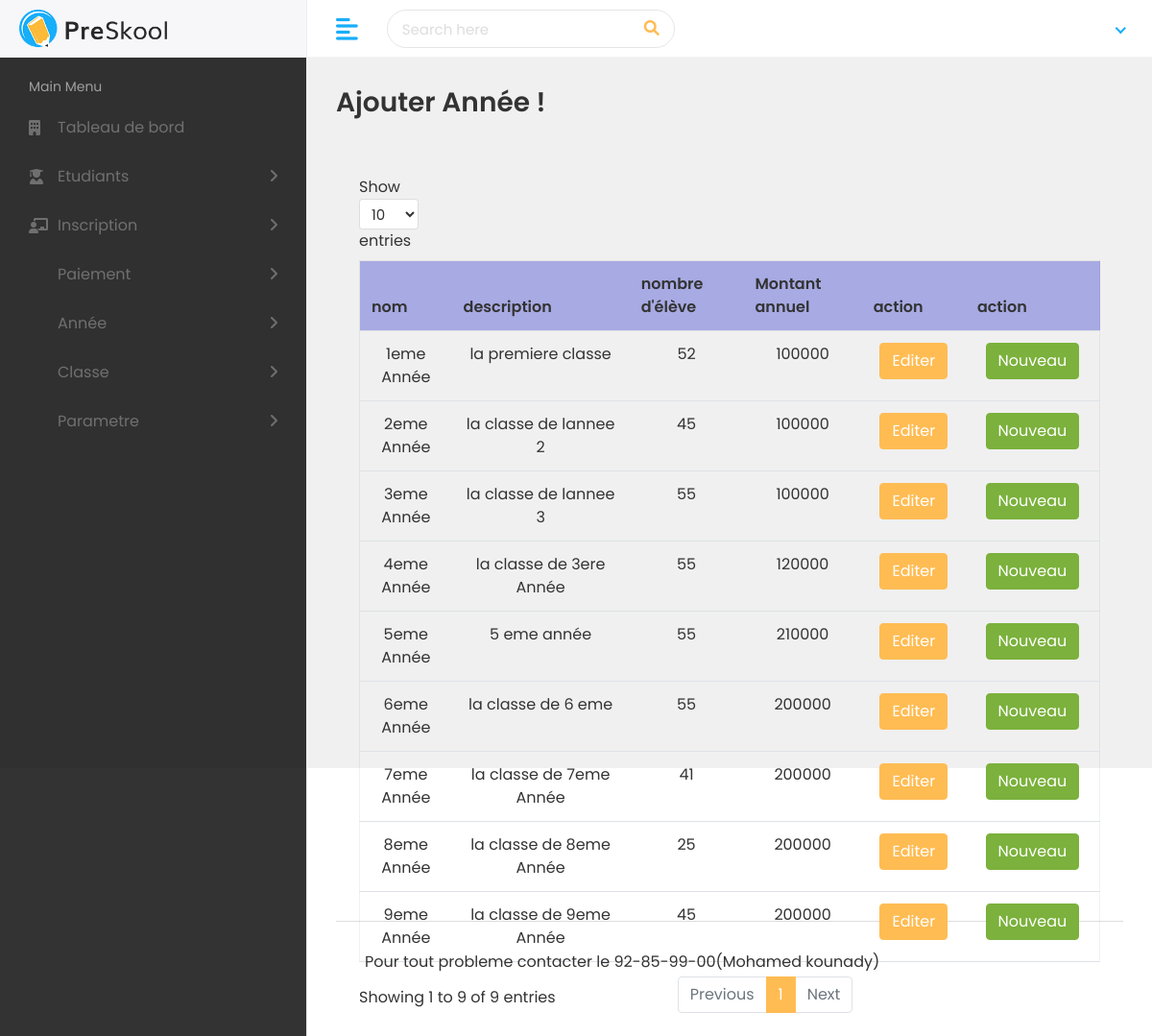
Screenshot of /pages/listeClasse.php (signed in) with the database file from the repository.
### tables this page shows
CREATE TABLE `classe` (
  `id_classe` int(11) NOT NULL,
  `nomClasse` varchar(50) NOT NULL,
  `description` varchar(255) NOT NULL,
  `nbre_par_classe` int(11) NOT NULL,
  `montant_annuelle` int(11) NOT NULL
);

### pages/listeClasse.php (the view, shortened to what this page needs)
<?php
require '../includes/head.php';
require_once("../codePHP/connexion.php");
$req=$pdo->prepare("SELECT * FROM classe");
$req->execute();
?>
<div class="header">
<div class="header-left">
<a href="index.html" class="logo">
<img src="../assets/img/logo.png" alt="Logo">
</a>
</div>
<a href="javascript:void(0);" id="toggle_btn">
<i class="fas fa-align-left"></i>
</a>
<div class="top-nav-search">
<form>
<input type="text" class="form-control" placeholder="Search here">
<button class="btn" type="submit"><i class="fas fa-search"></i></button>
</form>
</div>
<?php  require '../includes/sous.php'; ?>
</div>
<?php  require '../includes/nav.php'; ?>
<div class="page-wrapper">
<div class="content container-fluid">
<div class="page-header">
<div class="row align-items-center">
<div class="col">
<h3 class="page-title">Ajouter Année !</h3>
</div>
</div>
</div>
<body>
<div class="main-wrapper">
<div class="card-body">
<div class="table-responsive">
<table class="datatable table table-stripped">
<thead>
<tr style="background-color:rgba(0,11,200,.3);">
<th>nom</th>
<th>description</th>
<th>nombre d'élève</th>
<th>Montant annuel</th>
<th>action</th>
<th>action</th>
</tr>
</thead>
<tbody align="center">
<?php foreach($req as $resultat){ ?>
<tr>
<td><?php echo $resultat['nomClasse']; ?></td>
<td><?php echo $resultat['description']; ?></td>
<td><?php echo $resultat['nbre_par_classe']; ?></td>
<td><?php echo $resultat['montant_annuelle']; ?></td>
<td><a href="editerClasse.php?id_classe=<?php echo $resultat['id_classe']; ?>"><input type="submit" class="btn btn-primary" value="Editer"></a></td>
<td><a href="ajouterClasse.php"><input type="submit" class="btn btn-success" value="Nouveau"></a></td>
</tr>
<?php } ?>
</tbody>
</table>
</div>
</div>
</div>
<footer>
<p>Pour tout probleme contacter le 92-85-99-00(Mohamed kounady)</p>
</footer>
</div>
</div>
</body>
</html>

### includes/head.php (shortened to what this page needs)
<!DOCTYPE html>
<html lang="en">
<head>
<link rel="stylesheet" href="https://cdnjs.cloudflare.com/ajax/libs/font-awesome/6.0.0-beta3/css/all.min.css">
<link rel="stylesheet" href="../assets/plugins/bootstrap/css/bootstrap.min.css">
<link rel="stylesheet" href="../assets/plugins/fontawesome/css/fontawesome.min.css">
<link rel="stylesheet" href="../assets/plugins/fontawesome/css/all.min.css">
<link rel="stylesheet" href="../assets/css/style.css">
</head>
<body>
<div class="main-wrapper" style="background-color:rgb(240, 240, 240);">

### includes/sous.php (shortened to what this page needs)
<ul class="nav user-menu">
<li class="nav-item dropdown has-arrow">
<a href="#" class="dropdown-toggle nav-link" data-bs-toggle="dropdown">
</a>
</li>
</ul>

### includes/nav.php (shortened to what this page needs)
<div class="sidebar" id="sidebar" style="background-color: rgba(0, 0, 0,.8);">
<div class="sidebar-inner slimscroll">
<div id="sidebar-menu" class="sidebar-menu">
<ul>
<li class="menu-title">
<span>Main Menu</span>
</li>
<li>
<a href="dashboard.php"><i class="fas fa-building"></i> <span>Tableau de bord </span></a>
</li>
<li class="submenu">
<a href="#"><i class="fas fa-user-graduate"></i> <span> Etudiants</span> <span class="menu-arrow"></span></a>
</li>
<li class="submenu">
<a href="#"><i class="fas fa-chalkboard-teacher"></i> <span> Inscription</span> <span class="menu-arrow"></span></a>
</li>
<li class="submenu">
<a href="#"><i class="fas fa-chalkboard-moo11"></i> <span> Paiement</span> <span class="menu-arrow"></span></a>
</li>
<li class="submenu">
<a href="#"><i class="fas fa-chalkboard-mooo"></i> <span> Année</span> <span class="menu-arrow"></span></a>
</li>
<li class="submenu">
<a href="#"><i class="fas fa-chalkboard-mooo2"></i> <span> Classe</span> <span class="menu-arrow"></span></a>
</li>
<li class="submenu">
<a href="#"><i class="fas fa-chalkboard-mooo2"></i> <span> Parametre</span> <span class="menu-arrow"></span></a>
</li>
</ul>
</div>
</div>
</div>

### includes/nav.php (style rules this page uses)
a { color: red; }

### rows the page displays
classe: nomClasse "1eme Année", description "la premiere classe", nbre_par_classe "52", montant_annuelle "100000"
classe: nomClasse "2eme Année", description "la classe de lannee 2", nbre_par_classe "45", montant_annuelle "100000"
classe: nomClasse "3eme Année", description "la classe de lannee 3", nbre_par_classe "55", montant_annuelle "100000"
classe: nomClasse "4eme Année", description "la classe de 3ere Année", nbre_par_classe "55", montant_annuelle "120000"
classe: nomClasse "5eme Année", description "5 eme année", nbre_par_classe "55", montant_annuelle "210000"
classe: nomClasse "6eme Année", description "la classe de 6 eme", nbre_par_classe "55", montant_annuelle "200000"
classe: nomClasse "7eme Année", description "la classe de 7eme Année", nbre_par_classe "41", montant_annuelle "200000"
classe: nomClasse "8eme Année", description "la classe de 8eme Année", nbre_par_classe "25", montant_annuelle "200000"
classe: nomClasse "9eme Année", description "la classe de 9eme Année", nbre_par_classe "45", montant_annuelle "200000"
